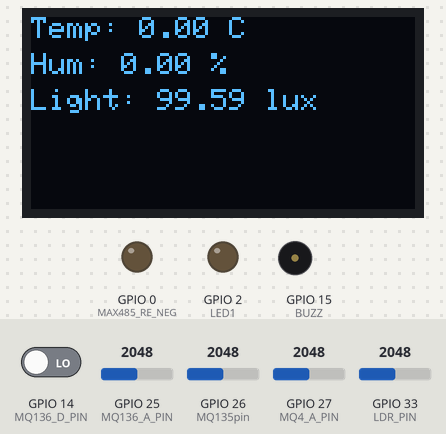
The sketch below on a simulated ESP32. Parts: 128×64 one-colour display, output pins drawn as LEDs (lit = HIGH), buzzer (waves = sounding, pin HIGH). The test bench sets the inputs (shaded band); at power-on: GPIO 26 (MQ135pin) = 2048, GPIO 25 (MQ136_A_PIN) = 2048, GPIO 33 (LDR_PIN) = 2048, GPIO 27 (MQ4_A_PIN) = 2048, GPIO 14 (MQ136_D_PIN) LOW. The local clock reads 2024-03-15 10:24:30 at power-on unless the sketch sets it; no radio packets arrive unless stated; what the sketch prints to the serial monitor is not drawn.

Above: at 7.1 s.
7.2 s: GPIO 26 (MQ135pin) set to 1803
At 12.3 s:
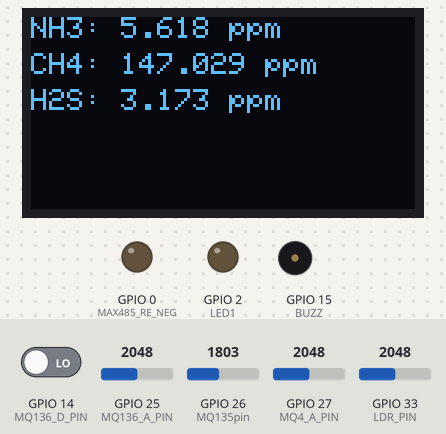
15.6 s: GPIO 26 (MQ135pin) set to 1671
At 25.3 s:
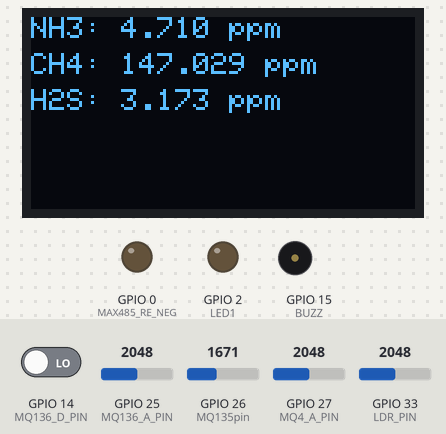
26.2 s: GPIO 26 (MQ135pin) set to 2866
At 30.3 s:
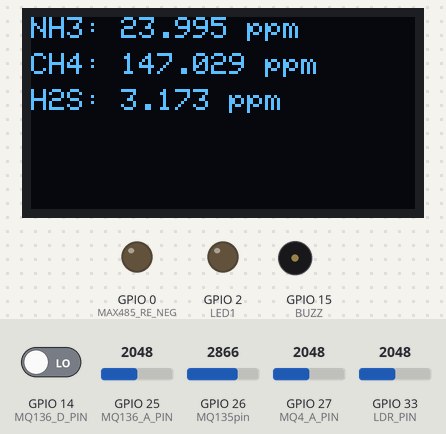
37.0 s: GPIO 25 (MQ136_A_PIN) set to 2866
At 44.2 s:
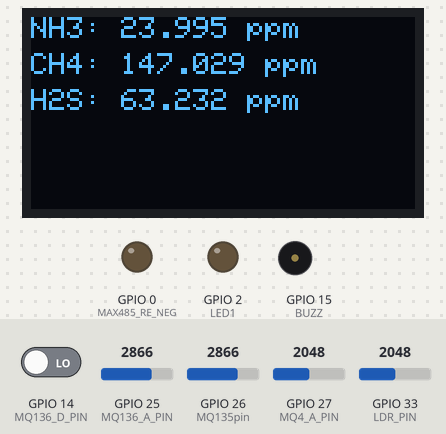
46.9 s: GPIO 33 (LDR_PIN) set to 2866
At 53.1 s:
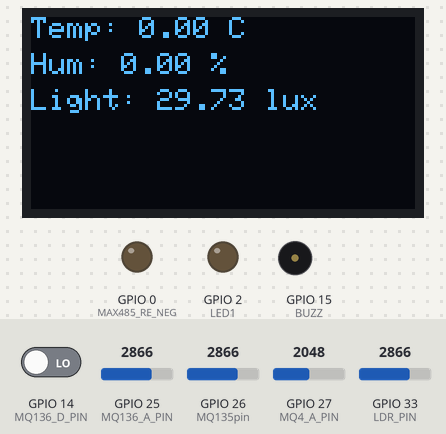
56.0 s: GPIO 27 (MQ4_A_PIN) set to 2866
At 61.9 s:
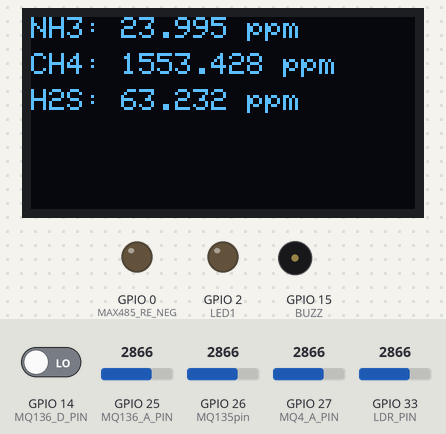
Timing chart, 0 to 65.7 s (numbered marks = the images above; inputs shaded):
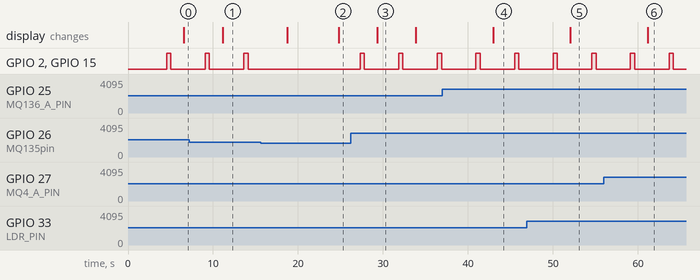

Measured:
- after the input at 7.2 s, the display: changes after 3.9 s (image 1)
- after the input at 15.6 s, GPIO 2 (LED1), GPIO 15 (BUZZ): stops changing and stays LOW
- after the input at 26.2 s, GPIO 2 (LED1), GPIO 15 (BUZZ): alternates HIGH for 0.50 s and LOW for 4.0 s, starting after 1.1 s; the display: changes after 3.1 s (image 3)
- after the input at 37.0 s, the display: changes after 6.0 s (image 4)
- after the input at 46.9 s, the display: changes after 5.2 s (image 5)
- after the input at 56.0 s, the display: changes after 5.1 s (image 6)
- by itself, GPIO 2 (LED1), GPIO 15 (BUZZ): alternates HIGH for 0.50 s and LOW for 4.0 s

The sketch:

trans_lengkap.ino
```cpp
#include <ModbusMaster.h>
#include <Wire.h>
#include <Adafruit_GFX.h>
#include <Adafruit_SSD1306.h>
#include <SPI.h>
#include <nRF24L01.h>
#include <RF24.h>
#include <RTClib.h> // Tambahkan library RTC

//========= nRF Declaration ================//
RF24 radio(4, 5); // CE, CSN
const byte address[6] = "00001";
struct Data_package {
  float d1 = 0; // Temperatur
  float d2 = 0; // Humidity
  float d3 = 0; // Intensitas Cahaya
  float d4 = 0; // Ammonia
  float d5 = 0; // MQ-4 CH4
  float d6 = 0; // MQ-136 H2S
  DateTime timestamp; // Tambahkan timestamp
};
Data_package data;

#define BUZZ GPIO_NUM_15
#define LED1 GPIO_NUM_2

/////////======OLED============///////
#define SCREEN_WIDTH 128 // OLED display width, in pixels
#define SCREEN_HEIGHT 64 // OLED display height, in pixels
Adafruit_SSD1306 display(SCREEN_WIDTH, SCREEN_HEIGHT, &Wire, -1);

// Variabel untuk slide
bool slide1 = true; // Slide pertama aktif
unsigned long lastSlideChange = 0;
const unsigned long slideInterval = 5000; // Ganti slide setiap 5 detik

//=======MQ135======//
const int MQ135pin = 26;  // Define the pin for MQ135 sensor
#define ledBadQuality 1
float threshold = 5.199;    // Batas ambang untuk memberikan peringatan suara (dalam ppm)

///////// PART OF CODE SHT20/////////
#define MAX485_DE      4
#define MAX485_RE_NEG  0
#define RX2 16
#define TX2 17

ModbusMaster node;

uint8_t result;
float temp, hum;
void preTransmission() {
  digitalWrite(MAX485_RE_NEG, 1);
  digitalWrite(MAX485_DE, 1);
}

void postTransmission() {
  digitalWrite(MAX485_RE_NEG, 0);
  digitalWrite(MAX485_DE, 0);
}

///////// PART OF CODE  LDR/////////
#define LDR_PIN 33 // ESP32 pin GPIO33 (ADC0)
float RL10 = 50; // Nilai resistansi LDR pada kondisi standar (misalnya, dalam keadaan gelap)
float GAMMA = 0.7; // Koefisien karakteristik sensor LDR
int sensorValue;
float lux;

// Pin analog dan digital untuk sensor MQ-4 dan MQ-136
#define MQ4_A_PIN 27  // Pin GPIO pada ESP32 untuk MQ-4 (Analog Output)
#define MQ136_A_PIN 25 // Pin GPIO pada ESP32 untuk MQ-136 (Analog Output)
#define MQ136_D_PIN 14 // Pin GPIO pada ESP32 untuk MQ-136 (Digital Output)

// Kalibrasi sensor (ubah sesuai dengan datasheet atau eksperimen)
const float R0_MQ4 = 10.0;   // Nilai resistansi udara bersih (kohm) untuk MQ-4
const float RL_MQ4 = 20.0;   // Nilai resistansi beban (kohm) untuk MQ-4
const float R0_MQ136 = 10.0; // Nilai resistansi udara bersih (kohm) untuk MQ-136
const float RL_MQ136 = 20.0; // Nilai resistansi beban (kohm) untuk MQ-136

// Inisialisasi RTC
RTC_DS3231 rtc;

void setup() {
  Serial.begin(115200);
  pinMode(BUZZ, OUTPUT);
  pinMode(LED1, OUTPUT);

  pinMode(MAX485_RE_NEG, OUTPUT);
  pinMode(MAX485_DE, OUTPUT);
  digitalWrite(MAX485_RE_NEG, 0);
  digitalWrite(MAX485_DE, 0);
  Serial2.begin(9600, SERIAL_8N1, RX2, TX2);
  node.begin(1, Serial2);
  node.preTransmission(preTransmission);
  node.postTransmission(postTransmission);

  // set the ADC attenuation to 11 dB (up to ~3.3V input)
  analogSetAttenuation(ADC_11db);

  if (!display.begin(SSD1306_SWITCHCAPVCC, 0x3C)) {
    Serial.println(F("SSD1306 allocation failed"));
    for (;;);
  }
  delay(2000);
  display.clearDisplay();
  display.setTextColor(WHITE);

  radio.begin();
  radio.openWritingPipe(address);
  radio.setPALevel(RF24_PA_MIN);
  radio.stopListening();

  pinMode(MQ136_D_PIN, INPUT); // Atur pin digital MQ-136 sebagai input

  // Inisialisasi RTC
  if (!rtc.begin()) {
    Serial.println("Couldn't find RTC");
    while (1);
  }

  if (rtc.lostPower()) {
    Serial.println("RTC lost power, let's set the time!");
    // Jika RTC kehilangan daya, set waktu ke waktu kompilasi
    rtc.adjust(DateTime(F(__DATE__), F(__TIME__)));
  }
}

void loop() {
  unsigned long currentMillis = millis();

  // Baca nilai sensor MQ-4
  int sensorValue_MQ4 = analogRead(MQ4_A_PIN);
  float voltage_MQ4 = sensorValue_MQ4 * (3.3 / 4095.0);
  float Rs_MQ4 = (3.3 - voltage_MQ4) / voltage_MQ4 * RL_MQ4;
  float ratio_MQ4 = Rs_MQ4 / R0_MQ4;
  float ppmCH4 = 1012.7 * pow(ratio_MQ4, -2.786); // Rumus CH4 yang diperbaiki

  // Baca nilai sensor MQ-136 (Analog)
  int sensorValue_MQ136 = analogRead(MQ136_A_PIN);
  float voltage_MQ136 = sensorValue_MQ136 * (3.3 / 4095.0);
  float Rs_MQ136 = (3.3 - voltage_MQ136) / voltage_MQ136 * RL_MQ136;
  float ratio_MQ136 = Rs_MQ136 / R0_MQ136;
  float ppmH2S = 36.737 * pow(ratio_MQ136, -3.536); // Rumus H2S yang diperbaiki

  // Baca nilai sensor MQ-136 (Digital)
  int digital_MQ136 = digitalRead(MQ136_D_PIN);

  // Cetak hanya konsentrasi ke Serial Monitor
  Serial.print("MQ-4 CH4 Concentration: ");
  Serial.print(ppmCH4);
  Serial.println(" ppm");

  Serial.print("MQ-136 H2S Concentration: ");
  Serial.print(ppmH2S);
  Serial.println(" ppm");

  Serial.print("MQ-136 H2S Digital Output: ");
  Serial.println(digital_MQ136);

  //==================================LDR PART=====================/////////
  int sensorValue = analogRead(LDR_PIN); // Membaca nilai analog dari pin LDR
  float voltage = sensorValue * (3.3 / 4095); // Mengonversi nilai bacaan ke tegangan
  float resistance = 10000 * (1 / ((3.3 / voltage) - 1)); // Menghitung resistansi LDR
  float lux = pow((RL10 * 1e3 * pow(10.0, GAMMA) / resistance), (1.0 / GAMMA));

  Serial.print("Nilai LDR: ");
  Serial.println(sensorValue);

  Serial.print("Intensitas Cahaya (lux): ");
  Serial.print(lux);
  Serial.println(" lux");
  delay(500);

  ///=================================SHT20============================////
  result = node.readInputRegisters(0x0001, 2);
  if (result == node.ku8MBSuccess) {
    temp = node.getResponseBuffer(0) / 10.0f;
    hum = node.getResponseBuffer(1) / 10.0f;
    Serial.print("Temp: "); Serial.print(temp);
    Serial.println(" ℃");

    Serial.print("Hum: "); Serial.print(hum);
    Serial.println(" %");

    node.clearResponseBuffer();
    node.clearTransmitBuffer();
    delay(500);
  }

  //==============================MQ135================================//
  int rawValue = analogRead(MQ135pin);
  float voltage2 = rawValue / 4095.0 * 5.0;
  float resistance2 = (5.0 - voltage2) / voltage2;
  float ppm = 1.0 / (0.03588 * pow(resistance2, 1.336));
  float co = ppm / 2.2;        // Approximate conversion from PPM to CO
  float methane = ppm / 2.7;    // Approximate conversion from PPM to CH4
  float ammonia = ppm / 3.6;    // Approximate conversion from PPM to NH3

  if (ammonia > threshold) {
    digitalWrite(BUZZ, HIGH);
    digitalWrite(LED1, HIGH);
    delay(500);
    digitalWrite(BUZZ, LOW);
    digitalWrite(LED1, LOW);
    delay(1000);
  }

  Serial.print("Raw Analog Value: ");
  Serial.println(rawValue);
  Serial.print("Voltage: ");
  Serial.println(voltage2);
  Serial.print("Sensor Resistance: ");
  Serial.println(resistance);
  Serial.print("CO2 PPM: ");
  Serial.println(ppm);
  Serial.print("CO: ");
  Serial.println(co);
  Serial.print("Methane (CH4) PPM: ");
  Serial.println(methane);
  Serial.print("Ammonia (NH3) PPM: ");
  Serial.println(ammonia, 3);
  delay(500);

  // ====Packing the Data NRF SENSOR======//
  data.d1 = temp;
  data.d2 = hum;
  data.d3 = lux;
  data.d4 = ammonia;
  data.d5 = ppmCH4; // Tambahan untuk MQ-4 CH4
  data.d6 = ppmH2S; // Tambahan untuk MQ-136 H2S
  data.timestamp = rtc.now(); // Tambahkan timestamp
  radio.write(&data, sizeof(Data_package));

  //=============================OLED=================//////
  if (currentMillis - lastSlideChange >= slideInterval) {
    lastSlideChange = currentMillis;
    slide1 = !slide1; // Toggle antara slide 1 dan slide 2
  }

  if (slide1) {
    displaySlide1(temp, hum, lux); // Slide 1: Temperatur, Humidity, Intensitas Cahaya
  } else {
    displaySlide2(ammonia, ppmCH4, ppmH2S); // Slide 2: Ammonia, CH4, H2S
  }
}

// Fungsi untuk menampilkan Slide 1 (Temperatur, Humidity, Intensitas Cahaya)
void displaySlide1(float temp, float hum, float intensity) {
  display.clearDisplay();
  display.setTextSize(1);
  display.setCursor(0, 0);
  display.print("Temp: " + String(temp) + " C");
  display.setCursor(0, 12);
  display.print("Hum: " + String(hum) + " %");
  display.setCursor(0, 24);
  display.print("Light: " + String(intensity) + " lux");
  display.display();
}

// Fungsi untuk menampilkan Slide 2 (Ammonia, CH4, H2S)
void displaySlide2(float ammonia, float ch4, float h2s) {
  display.clearDisplay();
  display.setTextSize(1);
  display.setCursor(0, 0);
  display.print("NH3: " + String(ammonia, 3) + " ppm");
  display.setCursor(0, 12);
  display.print("CH4: " + String(ch4, 3) + " ppm");
  display.setCursor(0, 24);
  display.print("H2S: " + String(h2s, 3) + " ppm");
  display.display();
}
```
